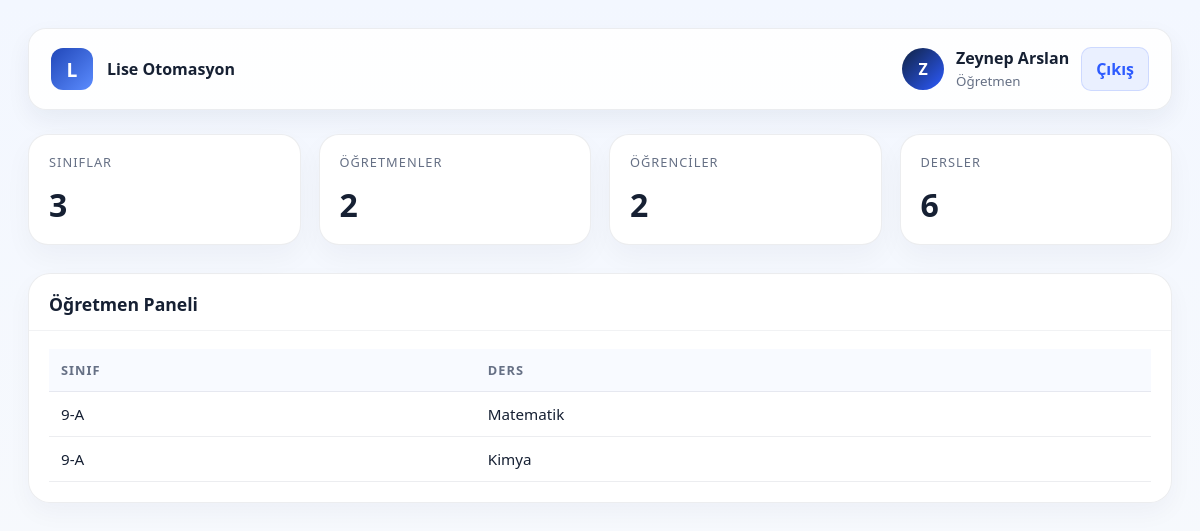
Page /dashboard.php (signed in) on the committed database.
### tables this page shows
CREATE TABLE IF NOT EXISTS users (
    id INT AUTO_INCREMENT PRIMARY KEY,
    username VARCHAR(80) NOT NULL UNIQUE,
    password VARCHAR(255) NOT NULL,
    full_name VARCHAR(150) NOT NULL,
    role_id INT NOT NULL,
    class_id INT DEFAULT NULL,
    created_at TIMESTAMP DEFAULT CURRENT_TIMESTAMP,
    FOREIGN KEY (role_id) REFERENCES roles(id),
    FOREIGN KEY (class_id) REFERENCES classes(id)
);

CREATE TABLE IF NOT EXISTS roles (
    id INT AUTO_INCREMENT PRIMARY KEY,
    name VARCHAR(50) NOT NULL UNIQUE,
    label VARCHAR(100) NOT NULL
);

CREATE TABLE IF NOT EXISTS classes (
    id INT AUTO_INCREMENT PRIMARY KEY,
    name VARCHAR(50) NOT NULL UNIQUE,
    grade VARCHAR(20) DEFAULT NULL,
    advisor_teacher_id INT DEFAULT NULL
);

CREATE TABLE IF NOT EXISTS subjects (
    id INT AUTO_INCREMENT PRIMARY KEY,
    name VARCHAR(100) NOT NULL UNIQUE
);

### includes/auth.php (called while the page is built, shortened)
<?php
function currentUser(): ?array
{
    return $_SESSION['user'] ?? null;
}
function roleLabel(string $role): string
{
    $labels = [
        'admin' => 'Müdür',
        'assistant_principal' => 'Müdür Yardımcısı',
        'teacher' => 'Öğretmen',
        'student' => 'Öğrenci',
    ];
    return $labels[$role] ?? ucfirst(str_replace('_', ' ', $role));
}

### includes/functions.php (called while the page is built, shortened)
<?php
function fetchOne(PDO $pdo, string $sql, array $params = []): ?array
{
    $statement = $pdo->prepare($sql);
    $statement->execute($params);
    $result = $statement->fetch();
    return $result ?: null;
}
function fetchAll(PDO $pdo, string $sql, array $params = []): array
{
    $statement = $pdo->prepare($sql);
    $statement->execute($params);
    return $statement->fetchAll();
}

### dashboard.php (the view, shortened to what this page needs)
<?php
require_once __DIR__ . '/includes/auth.php';
require_once __DIR__ . '/includes/functions.php';
$current = currentUser();
$user = fetchOne(
    $db,
    'SELECT u.*, r.name AS role_name
     FROM users u
     INNER JOIN roles r ON r.id = u.role_id
     WHERE u.id = :id
     LIMIT 1',
    ['id' => (int) $current['id']]
);
$role = $user['role_name'];
$classes = fetchAll($db, 'SELECT * FROM classes ORDER BY name ASC');
$teachers = fetchAll($db, 'SELECT * FROM users WHERE role_id = (SELECT id FROM roles WHERE name = :role) ORDER BY full_name ASC', ['role' => 'teacher']);
$students = fetchAll($db, 'SELECT * FROM users WHERE role_id = (SELECT id FROM roles WHERE name = :role) ORDER BY full_name ASC', ['role' => 'student']);
$subjects = fetchAll($db, 'SELECT * FROM subjects ORDER BY name ASC');
if ($role === 'teacher') {
    $teacherSchedule = fetchAll(
        $db,
        'SELECT c.name AS class_name, s.name AS subject_name
         FROM teacher_class_subject tcs
         INNER JOIN classes c ON c.id = tcs.class_id
         INNER JOIN subjects s ON s.id = tcs.subject_id
         WHERE tcs.teacher_id = :teacher_id
         ORDER BY c.name ASC',
        ['teacher_id' => (int) $user['id']]
    );
}
$stats = [
    ['label' => 'Sınıflar', 'value' => count($classes)],
    ['label' => 'Öğretmenler', 'value' => count($teachers)],
    ['label' => 'Öğrenciler', 'value' => count($students)],
    ['label' => 'Dersler', 'value' => count($subjects)],
];
?>
<!DOCTYPE html>
<html lang="tr">
<head>
    <link rel="stylesheet" href="assets/css/style.css">
</head>
<body>
    <div class="dashboard">
        <div class="topbar">
            <div class="brand">
                <span class="brand-mark">L</span>
                <span>Lise Otomasyon</span>
            </div>
            <div class="user-box">
                <div class="avatar"><?= htmlspecialchars(substr($user['full_name'], 0, 1), ENT_QUOTES, 'UTF-8'); ?></div>
                <div class="user-meta">
                    <strong><?= htmlspecialchars($user['full_name'], ENT_QUOTES, 'UTF-8'); ?></strong>
                    <small><?= htmlspecialchars(roleLabel($role), ENT_QUOTES, 'UTF-8'); ?></small>
                </div>
                <a href="logout.php" class="logout-btn">Çıkış</a>
            </div>
        </div>
        <div class="content">
            <div class="stats-grid">
                <?php foreach ($stats as $stat): ?>
                    <div class="stat-card">
                        <div class="label"><?= htmlspecialchars($stat['label'], ENT_QUOTES, 'UTF-8'); ?></div>
                        <div class="value"><?= htmlspecialchars((string) $stat['value'], ENT_QUOTES, 'UTF-8'); ?></div>
                    </div>
                <?php endforeach; ?>
            </div>
            <?php if ($role === 'teacher'): ?>
                <div class="panel">
                    <div class="panel-header-block">
                        <h3>Öğretmen Paneli</h3>
                    </div>
                    <div class="panel-body">
                        <div class="table-wrap">
                            <table>
                                <thead>
                                    <tr>
                                        <th>Sınıf</th>
                                        <th>Ders</th>
                                    </tr>
                                </thead>
                                <tbody>
                                    <?php foreach ($teacherSchedule as $item): ?>
                                        <tr>
                                            <td><?= htmlspecialchars($item['class_name'], ENT_QUOTES, 'UTF-8'); ?></td>
                                            <td><?= htmlspecialchars($item['subject_name'], ENT_QUOTES, 'UTF-8'); ?></td>
                                        </tr>
                                    <?php endforeach; ?>
                                </tbody>
                            </table>
                        </div>
                    </div>
                </div>
            <?php endif; ?>
        </div>
    </div>
</body>
</html>

### assets/css/style.css (style rules this page uses)
:root { --bg: #f4f7ff; --primary: #2d5bff; --primary-soft: #eaf0ff; --dark: #162033; --muted: #667085; --white: #ffffff; --success: #16a34a; --warning: #f59e0b; --danger: #ef4444; --border: rgba(22, 32, 51, 0.08); --shadow: 0 18px 50px rgba(20, 35, 84, 0.12); }
* { box-sizing: border-box; }
body { margin: 0; font-family: "Segoe UI", Tahoma, Geneva, Verdana, sans-serif; background: linear-gradient(135deg, #eef4ff 0%, #f8faff 50%, #eef8f7 100%); color: var(--dark); }
a { text-decoration: none; color: inherit; }
.dashboard { min-height: 100vh; padding: 28px; background: linear-gradient(180deg, #f3f7ff 0%, #f8fafc 100%); }
.topbar { max-width: 1300px; margin: 0 auto 24px auto; background: rgba(255, 255, 255, 0.88); border: 1px solid var(--border); border-radius: 18px; padding: 18px 22px; display: flex; align-items: center; justify-content: space-between; box-shadow: 0 10px 25px rgba(17, 35, 66, 0.06); }
.brand { display: flex; align-items: center; gap: 14px; font-weight: 700; }
.brand-mark { display: inline-flex; align-items: center; justify-content: center; width: 42px; height: 42px; border-radius: 12px; background: linear-gradient(135deg, #2147b8, #5b8cff); color: white; font-size: 1.2rem; }
.user-box { display: flex; align-items: center; gap: 12px; }
.avatar { width: 42px; height: 42px; border-radius: 50%; background: linear-gradient(135deg, #102242, #2d5bff); color: white; display: flex; align-items: center; justify-content: center; font-weight: 700; }
.user-meta strong { display: block; }
.user-meta small { color: var(--muted); }
.logout-btn { border: 1px solid rgba(45, 91, 255, 0.15); background: var(--primary-soft); color: var(--primary); padding: 10px 14px; border-radius: 10px; font-weight: 600; }
.content { max-width: 1300px; margin: 0 auto; }
.stats-grid { display: grid; grid-template-columns: repeat(auto-fit, minmax(180px, 1fr)); gap: 18px; margin-bottom: 28px; }
.stat-card { background: white; border: 1px solid var(--border); border-radius: 20px; padding: 18px 20px; box-shadow: 0 12px 28px rgba(16, 24, 40, 0.04); }
.stat-card .label { color: var(--muted); font-size: 0.8rem; text-transform: uppercase; letter-spacing: 0.08em; }
.stat-card .value { margin-top: 12px; font-size: 2rem; font-weight: 700; }
.panel { background: rgba(255, 255, 255, 0.94); border: 1px solid var(--border); border-radius: 22px; box-shadow: 0 10px 25px rgba(17, 35, 66, 0.04); overflow: hidden; }
.panel-header-block { padding: 18px 20px 14px; border-bottom: 1px solid rgba(17, 35, 66, 0.06); }
.panel-header-block h3 { margin: 0; font-size: 1.1rem; }
.panel-body { padding: 18px 20px 20px; }
.table-wrap { overflow-x: auto; }
table { width: 100%; border-collapse: collapse; }
th, td { text-align: left; padding: 12px 12px; border-bottom: 1px solid rgba(17, 35, 66, 0.08); font-size: 0.95rem; }
th { font-size: 0.8rem; text-transform: uppercase; letter-spacing: 0.08em; color: var(--muted); background: rgba(237, 242, 255, 0.4); }

### rows in the picture
users: full_name "Z", full_name "Zeynep Arslan", role.name "Öğretmen"
classes: name "9-A", subjects.name "Matematik", subjects.name "Kimya"

### other values in the picture
$stat['label'] "SINIFLAR"
$stat['value'] "3"
$stat['label'] "ÖĞRETMENLER"
$stat['value'] "2"
$stat['label'] "ÖĞRENCILER"
$stat['label'] "DERSLER"
$stat['value'] "6"
